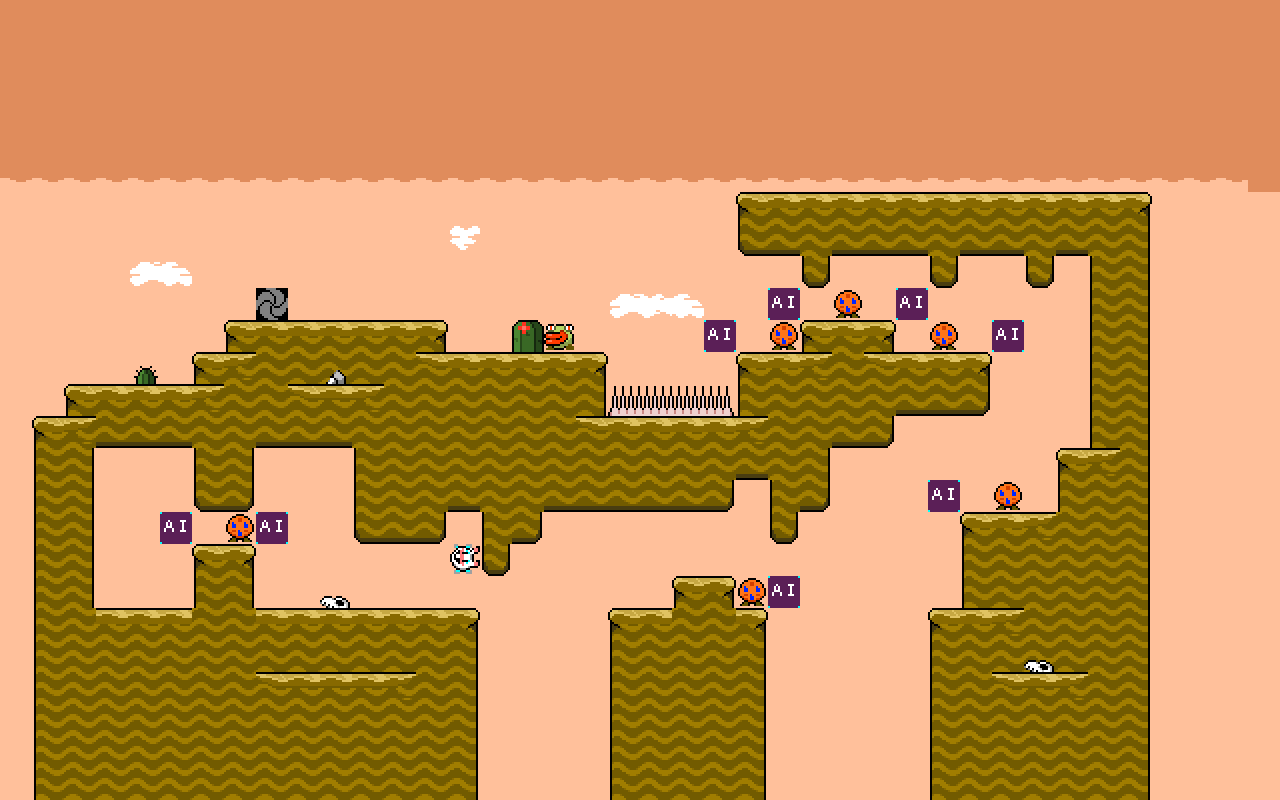

Tiled map render using the project's own tile images. Description and the map definition, with tile-layer contents summarised, below:
An orthogonal 40x25 tile map with 32x32 px tiles, 2 tile layers (Tile Layer 1, Tile Layer 2), 2 tilesets and 3 objects.

<map version="1.0" orientation="orthogonal" renderorder="right-down" width="40" height="25" tilewidth="32" tileheight="32" nextobjectid="4">
 <tileset firstgid="1" name="World2Tiles" tilewidth="32" tileheight="32" tilecount="135">
  <image source="../sprites/World2Tiles.png" width="480" height="288" />
 </tileset>
 <tileset firstgid="136" name="World1Tiles" tilewidth="32" tileheight="32" tilecount="135">
  <image source="../sprites/World1Tiles.png" width="480" height="288" />
 </tileset>
 <layer name="Tile Layer 1" width="40" height="25">
  <data>[1000 cells, 1000 non-empty, 30 distinct tile ids]</data>
 </layer>
 <layer name="Tile Layer 2" width="40" height="25">
  <data>[1000 cells, 17 non-empty, 5 distinct tile ids]</data>
 </layer>
 <objectgroup name="Object Layer 1">
  <object id="1" gid="137" x="256" y="320" width="32" height="32">
   <properties>
    <property name="map" value="Stage1-6" />
    <property name="type" value="portal" />
   </properties>
  </object>
  <object id="2" gid="137" x="128" y="608" width="32" height="32">
   <properties>
    <property name="map" value="Stage1-21" />
    <property name="type" value="portal" />
   </properties>
  </object>
  <object id="3" gid="5" x="352" y="320" width="32" height="32">
   <properties>
    <property name="text" value="Dandanland is falling apart...You see, a crumbling land." />
    <property name="type" value="sign" />
   </properties>
  </object>
 </objectgroup>
</map>
